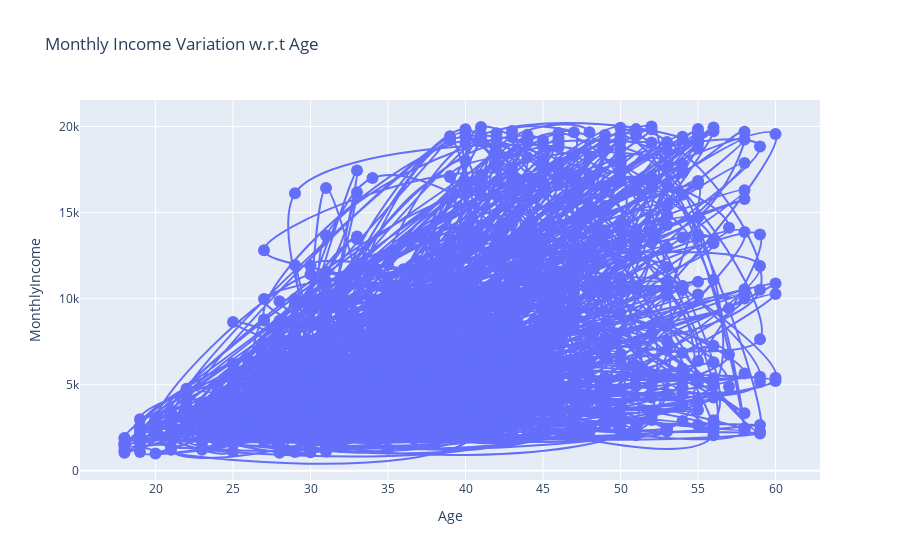

Here is the notebook cell this chart was saved with:
### Code cell
# MonthlyIncome with respect to Age of Employee

from plotly.offline import download_plotlyjs, init_notebook_mode, plot, iplot
trace = go.Scatter(x=df['Age'],y=df['MonthlyIncome'], mode="markers+lines",marker=dict(size=12), line=dict(shape='spline'))
data=[trace]

layout = {"title":"Monthly Income Variation w.r.t Age",
           "xaxis":{"title":"Age"},
           "yaxis":{"title":"MonthlyIncome"}
         }

iplot({"data":data, "layout":layout})

### Figure 1 — Plotly figure (JSON) as saved in the notebook; plotly's stock layout.template omitted (floating-point values rounded to 4 significant figures; data arrays with more than 128 entries replaced by an {"elided": "..."} marker saying what was removed)
{"data": [{"line": {"shape": "spline"}, "marker": {"size": 12}, "mode": "markers+lines", "type": "scatter", "x": {"elided": "1470 int values"}, "y": {"elided": "1470 int values"}}], "layout": {"title": {"text": "Monthly Income Variation w.r.t Age"}, "xaxis": {"title": {"text": "Age"}}, "yaxis": {"title": {"text": "MonthlyIncome"}}}}
